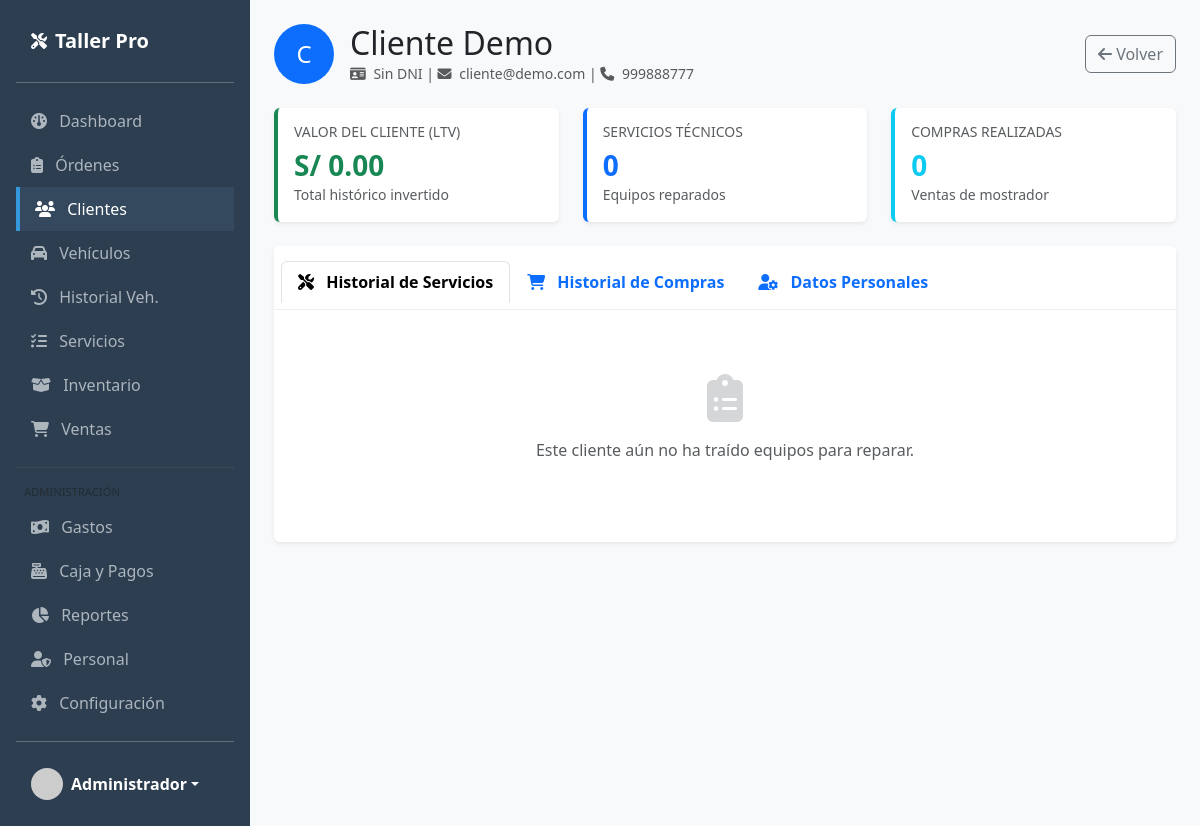
Screenshot of /clientes/perfil?id=1 (signed in) with the database file from the repository.
### tables this page shows
CREATE TABLE IF NOT EXISTS `configuracion` (
  `id` int NOT NULL AUTO_INCREMENT,
  `nombre_sistema` varchar(100) DEFAULT 'Sistema Taller',
  `moneda` varchar(10) DEFAULT 'PEN',
  `simbolo_moneda` varchar(5) DEFAULT 'S/',
  `impuesto` decimal(5,2) DEFAULT '18.00',
  `telefono` varchar(20) DEFAULT NULL,
  `email` varchar(100) DEFAULT NULL,
  `direccion` text,
  `updated_at` timestamp NULL DEFAULT CURRENT_TIMESTAMP ON UPDATE CURRENT_TIMESTAMP,
  `logo` varchar(100) DEFAULT NULL,
  `terminos_orden` text,
  `mensaje_ticket` varchar(255) DEFAULT 'Gracias por su preferencia!',
  PRIMARY KEY (`id`)
);

CREATE TABLE IF NOT EXISTS `clientes` (
  `id` int NOT NULL AUTO_INCREMENT,
  `nombre` varchar(150) NOT NULL,
  `dni` varchar(15) DEFAULT NULL,
  `telefono` varchar(20) DEFAULT NULL,
  `direccion` varchar(200) DEFAULT NULL,
  `email` varchar(100) DEFAULT NULL,
  `created_at` timestamp NULL DEFAULT CURRENT_TIMESTAMP,
  `estado` tinyint(1) DEFAULT '1',
  PRIMARY KEY (`id`),
  UNIQUE KEY `dni` (`dni`)
);

### app/Views/clientes/perfil.php (the view, shortened to what the rows shown need)
<?php require_once __DIR__ . '/../partials/header.php'; ?>
<div class="d-flex justify-content-between align-items-center mb-4">
    <div class="d-flex align-items-center">
        <div class="bg-primary text-white rounded-circle d-flex align-items-center justify-content-center me-3" style="width: 60px; height: 60px; font-size: 24px;">
            <?php echo strtoupper(substr($cliente->nombre, 0, 1)); ?>
        </div>
        <div>
            <h2 class="mb-0"><?php echo $cliente->nombre; ?></h2>
            <div class="text-muted small">
                <i class="fa-solid fa-id-card me-1"></i> <?php echo $cliente->dni ?: 'Sin DNI'; ?> |
                <i class="fa-solid fa-envelope me-1"></i> <?php echo $cliente->email ?: 'Sin email'; ?> |
                <i class="fa-solid fa-phone me-1"></i> <?php echo $cliente->telefono ?: 'Sin teléfono'; ?>
            </div>
        </div>
    </div>
    <a href="/clientes" class="btn btn-outline-secondary">
        <i class="fa-solid fa-arrow-left"></i> Volver
    </a>
</div>
<div class="row mb-4">
    <div class="col-md-4">
        <div class="card shadow-sm border-start border-4 border-success">
            <div class="card-body">
                <h6 class="text-muted text-uppercase small">Valor del Cliente (LTV)</h6>
                <h3 class="fw-bold text-success mb-0"><?php echo $sistema->simbolo_moneda . ' ' . number_format($stats['total_gastado'], 2); ?></h3>
                <small class="text-muted">Total histórico invertido</small>
            </div>
        </div>
    </div>
    <div class="col-md-4">
        <div class="card shadow-sm border-start border-4 border-primary">
            <div class="card-body">
                <h6 class="text-muted text-uppercase small">Servicios Técnicos</h6>
                <h3 class="fw-bold text-primary mb-0"><?php echo $stats['servicios_count']; ?></h3>
                <small class="text-muted">Equipos reparados</small>
            </div>
        </div>
    </div>
    <div class="col-md-4">
        <div class="card shadow-sm border-start border-4 border-info">
            <div class="card-body">
                <h6 class="text-muted text-uppercase small">Compras Realizadas</h6>
                <h3 class="fw-bold text-info mb-0"><?php echo $stats['ventas_count']; ?></h3>
                <small class="text-muted">Ventas de mostrador</small>
            </div>
        </div>
    </div>
</div>
<div class="card shadow-sm">
    <div class="card-header bg-white">
        <ul class="nav nav-tabs card-header-tabs" id="myTab" role="tablist">
            <li class="nav-item">
                <button class="nav-link active" id="ordenes-tab" data-bs-toggle="tab" data-bs-target="#ordenes" type="button">
                    <i class="fa-solid fa-screwdriver-wrench me-2"></i> Historial de Servicios
                </button>
            </li>
            <li class="nav-item">
                <button class="nav-link" id="ventas-tab" data-bs-toggle="tab" data-bs-target="#ventas" type="button">
                    <i class="fa-solid fa-cart-shopping me-2"></i> Historial de Compras
                </button>
            </li>
            <li class="nav-item">
                <button class="nav-link" id="info-tab" data-bs-toggle="tab" data-bs-target="#info" type="button">
                    <i class="fa-solid fa-user-gear me-2"></i> Datos Personales
                </button>
            </li>
        </ul>
    </div>
    <div class="card-body">
        <div class="tab-content" id="myTabContent">
            <div class="tab-pane fade show active" id="ordenes">
                <?php if(empty($ordenes)): ?>
                    <div class="text-center py-5 text-muted">
                        <i class="fa-solid fa-clipboard-list fa-3x mb-3 opacity-25"></i>
                        <p>Este cliente aún no ha traído equipos para reparar.</p>
                    </div>
                <?php endif; ?>
            </div>
        </div>
    </div>
</div>
<?php require_once __DIR__ . '/../partials/footer.php'; ?>

### app/Views/partials/header.php (shortened to what the rows shown need)
<!DOCTYPE html>
<html lang="es">
<head>
    <link href="https://cdn.jsdelivr.net/npm/bootstrap@5.3.0/dist/css/bootstrap.min.css" rel="stylesheet">
    <link rel="stylesheet" href="https://cdnjs.cloudflare.com/ajax/libs/font-awesome/6.4.0/css/all.min.css">
    <link rel="stylesheet" href="https://cdn.datatables.net/1.13.4/css/dataTables.bootstrap5.min.css">
    <link rel="stylesheet" href="https://cdn.datatables.net/buttons/2.3.6/css/buttons.bootstrap5.min.css">
    <link href="https://cdn.jsdelivr.net/npm/select2@4.1.0-rc.0/dist/css/select2.min.css" rel="stylesheet" />
    <link rel="stylesheet" href="https://cdn.jsdelivr.net/npm/select2-bootstrap-5-theme@1.3.0/dist/select2-bootstrap-5-theme.min.css" />
</head>
<body>
<div class="d-flex">
    <div class="sidebar d-flex flex-column flex-shrink-0 p-3" style="width: 250px;">
        <a href="/" class="d-flex align-items-center mb-3 mb-md-0 me-md-auto text-white text-decoration-none">
            <?php if(!empty($sistema->logo)): ?>
                <?php if(strpos($sistema->logo, 'data:') === 0): ?>
                    <img src="<?php echo $sistema->logo; ?>" height="30" class="me-2" alt="Logo del taller">
                <?php elseif(file_exists($_SERVER['DOCUMENT_ROOT'] . '/public/uploads/logo/' . $sistema->logo)): ?>
                    <img src="/uploads/logo/<?php echo $sistema->logo; ?>" height="30" class="me-2" alt="Logo del taller">
                <?php else: ?>
                    <i class="fa-solid fa-screwdriver-wrench me-2"></i>
                <?php endif; ?>
            <?php else: ?>
                <i class="fa-solid fa-screwdriver-wrench me-2"></i>
            <?php endif; ?>
            <span class="fs-5 fw-bold text-truncate"><?php echo substr($sistema->nombre_sistema, 0, 18); ?></span>
        </a>
        <hr>
        <ul class="nav nav-pills flex-column mb-auto">
            <li class="nav-item"><a href="/" class="<?php echo ($_SERVER['REQUEST_URI'] == '/' || $_SERVER['REQUEST_URI'] == '') ? 'active' : ''; ?>"><i class="fa-solid fa-gauge me-2"></i> Dashboard</a></li>
            <li><a href="/ordenes" class="<?php echo (strpos($_SERVER['REQUEST_URI'], '/ordenes') !== false) ? 'active' : ''; ?>"><i class="fa-solid fa-clipboard-list me-2"></i> Órdenes</a></li>
            <li><a href="/clientes" class="<?php echo (strpos($_SERVER['REQUEST_URI'], '/clientes') !== false) ? 'active' : ''; ?>"><i class="fa-solid fa-users me-2"></i> Clientes</a></li>
            <li><a href="/vehiculos" class="<?php echo (strpos($_SERVER['REQUEST_URI'], '/vehiculos') !== false) ? 'active' : ''; ?>"><i class="fa-solid fa-car me-2"></i> Vehículos</a></li>
            <li><a href="/vehiculos/historial" class="<?php echo (strpos($_SERVER['REQUEST_URI'], '/vehiculos/historial') !== false) ? 'active' : ''; ?>"><i class="fa-solid fa-clock-rotate-left me-2"></i> Historial Veh.</a></li>
            <li><a href="/servicios" class="<?php echo (strpos($_SERVER['REQUEST_URI'], '/servicios') !== false) ? 'active' : ''; ?>"><i class="fa-solid fa-list-check me-2"></i> Servicios</a></li>
            <li><a href="/productos" class="<?php echo (strpos($_SERVER['REQUEST_URI'], '/productos') !== false) ? 'active' : ''; ?>"><i class="fa-solid fa-box-open me-2"></i> Inventario</a></li>
            <li><a href="/ventas" class="<?php echo (strpos($_SERVER['REQUEST_URI'], '/ventas') !== false) ? 'active' : ''; ?>"><i class="fa-solid fa-cart-shopping me-2"></i> Ventas</a></li>
            <?php if(isset($_SESSION['user_role']) && in_array($_SESSION['user_role'], ['Admin', 'Jefe'])): ?>
                <hr class="text-secondary">
                <div class="small text-muted text-uppercase mb-1 ms-2" style="font-size:0.7em;">Administración</div>
                <li><a href="/gastos" class="<?php echo (strpos($_SERVER['REQUEST_URI'], '/gastos') !== false) ? 'active' : ''; ?>"><i class="fa-solid fa-money-bill-wave me-2"></i> Gastos</a></li>
                <li><a href="/pagos" class="<?php echo (strpos($_SERVER['REQUEST_URI'], '/pagos') !== false) ? 'active' : ''; ?>"><i class="fa-solid fa-cash-register me-2"></i> Caja y Pagos</a></li>
                <li><a href="/reportes" class="<?php echo (strpos($_SERVER['REQUEST_URI'], '/reportes') !== false) ? 'active' : ''; ?>"><i class="fa-solid fa-chart-pie me-2"></i> Reportes</a></li>
                <li><a href="/usuarios" class="<?php echo (strpos($_SERVER['REQUEST_URI'], '/usuarios') !== false) ? 'active' : ''; ?>"><i class="fa-solid fa-user-shield me-2"></i> Personal</a></li>
                <li><a href="/configuracion" class="<?php echo (strpos($_SERVER['REQUEST_URI'], '/configuracion') !== false) ? 'active' : ''; ?>"><i class="fa-solid fa-gear me-2"></i> Configuración</a></li>
            <?php endif; ?>
        </ul>
        <hr>
        <div class="dropdown">
            <a href="#" class="d-flex align-items-center text-white text-decoration-none dropdown-toggle" data-bs-toggle="dropdown">
                <img src="https://ui-avatars.com/api/?name=<?php echo urlencode($_SESSION['user_name'] ?? 'Admin'); ?>&background=random" width="32" height="32" class="rounded-circle me-2" alt="Avatar de usuario">
                <strong><?php echo $_SESSION['user_name'] ?? 'Usuario'; ?></strong>
            </a>
        </div>
    </div>
    <div class="container-fluid p-4" style="width: 100%;">

### rows the page displays
configuracion: nombre_sistema "Taller Pro", simbolo_moneda "S/"
clientes: nombre "C", nombre "Cliente Demo", dni "Sin DNI", email "cliente@demo.com", telefono "999888777"

### other values shown
$_SESSION['user_name'] "Administrador"
$stats['total_gastado'] "0.00"
$stats['servicios_count'] "0"
$stats['ventas_count'] "0"
